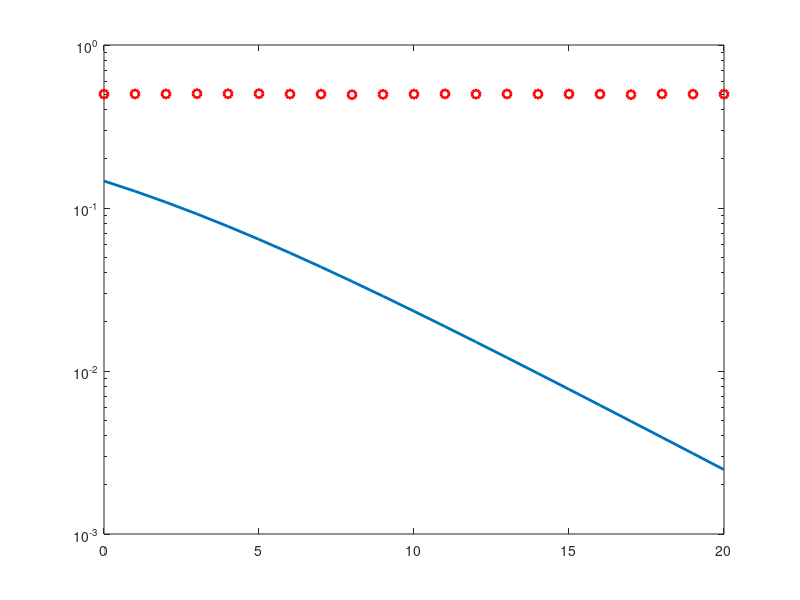

Reproduce this figure in MATLAB. (Note: this script raises an error after producing the figure.)
%Aim
%Write a code to compute Bit Error Rate (BER) for different digital modulation scheme in frequency-flat and slowly varying fading channel.
%Algorithm
%Step1: Generate random binary data
%Step2: Construct the constellation symbols for the generated binary sequence Step3: Generate complex channel fading coefficient
%Step3: Generate complex normal random variable for additive white Gaussian noise (AWGN) Step4: Add AWGN noise with the transmitted symbol
%Step5: Construct maximum likelihood (ML) receiver to decode the symbol from the received signal
%Step6: Compare the decoded sequence with the original sequence to estimate the number of errors
%Step7: Average bit error rate (ABER) can be calculated by computing the ratio between total number of errors and total number of bits
%Repeat the procedure for different modulation schemes and plot the performance curve ABER Vs SNR
%
clc;
close all;
clear all;
% Number of information bits
m= 10^5;
%Range of SNR values
snr_dB = [0:1:20];
for j=1:1:length(snr_dB)
n_err = 0;
n_bits = 0;
while n_err < 100
% Generate sequence of binary bits
inf_bits=round(rand(1,m));
% BPSK modulator
x=-2*(inf_bits-0.5);
% Noise variance
N0=1/10^(snr_dB(j)/10);
% Rayleigh channel fading
h=1/sqrt(2)*[randn(1,length(x)) + i*randn(1,length(x))];
% Send over Gaussian Link to the receiver
y=h.*x + sqrt(N0/2)*(randn(1,length(x))+i*randn(1,length(x)));
% decision metric
y=y./h;
% Decision making at the Receiver
est_bits=y < 0;
% Calculate Bit Errors
diff=inf_bits-est_bits;
n_err=n_err+sum(abs(diff));
n_bits=n_bits+length(inf_bits);
end
% Calculate Bit Error Rate
BER(j)=n_err/n_bits;
end
% Rayleigh Theoretical BER
snr = 10.^(snr_dB/10);
theoryBer=0.5.*(1-sqrt(snr./(snr+1)));
% AWGN Theoretical BER
theoryBerAWGN=0.5*erfc(sqrt(10.^(snr_dB/10)));
semilogy(snr_dB,theoryBer,'-','LineWidth',2);
hold on;
semilogy(snr_dB,BER,'or','LineWidth',2);
hold on;
semilogy(snr_dB,theoryBerAWGN,'blad-','LineWidth',2);
legend('Rayleigh Theoretical','Rayleigh Simulated', 'AWGN Theoretical');
axis([0 20 10^-5 0.5]);
xlabel('SNR (dB)');
ylabel('BER');
grid on;